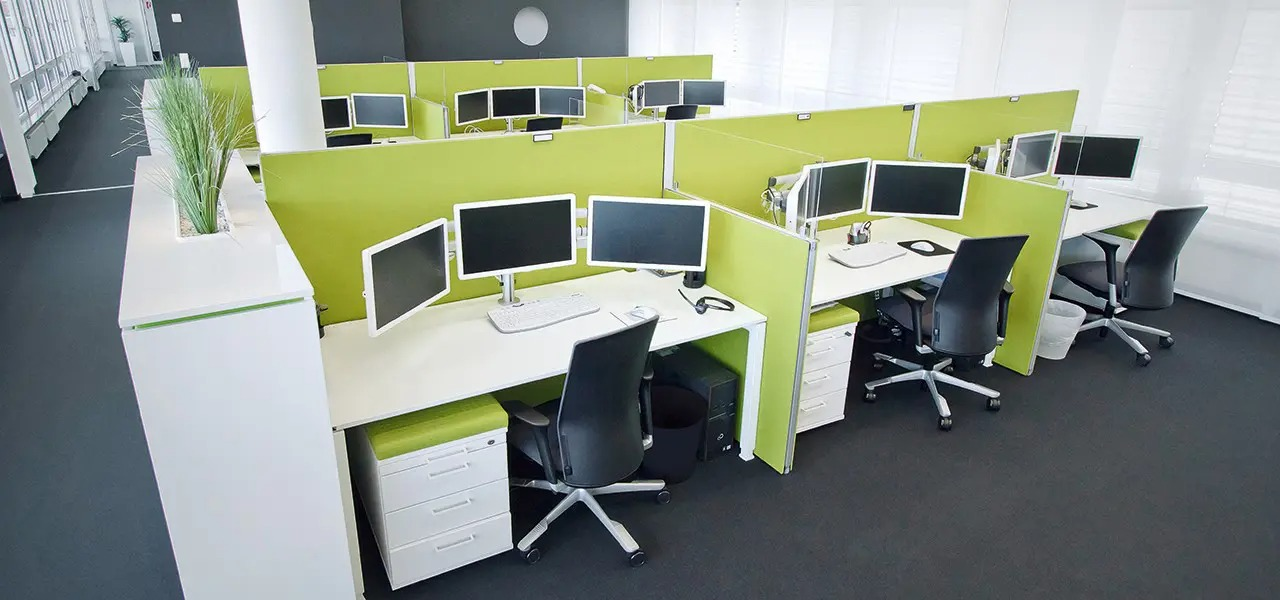
#> input picture büro/WhatsApp Image 2025-10-21 at 11.06.16 (1).jpeg, 1280 x 600 px; its folder holds only this picture in this run
$ python mittag_video.py
#> lines starting #> are read from the running program, lines starting #| are printed output that depends on the picture
import os
import cv2
import random
import subprocess
import numpy as np
from tqdm import tqdm
import librosa

# --- Configuration ---
SOURCE_DIR = "büro"      # The folder with images to transition to
AUDIO_INPUT_PATH = "audio_input/beat_full.mpeg" # Path to the beat audio file
OUTPUT_VIDEO_PATH = "mittag.mp4"
TILE_SIZE = (50, 50)        # The size (width, height) of each tile
OUTPUT_DIMS = (900, 1600)     # The dimensions (width, height) of the final video

# --- Video Animation Configuration ---
VIDEO_DURATION_SECONDS = 92 # Ends at 1:32
FPS = 30
# Rate of tiles to replace per beat (starts low, ends high)
START_REPLACEMENT_RATE = 1.0 # At least one tile per beat
END_REPLACEMENT_RATE = 5.0


def detect_beats(audio_path, fps):
    """
    Detects beat onsets in an audio file and returns the corresponding frame numbers.
    """
    if not os.path.exists(audio_path):
        print(f"Error: Audio file not found at '{audio_path}'. No beat detection will occur.")
        return set()

    try:
        print(f"Loading audio from '{audio_path}' to detect beats...")
        y, sr = librosa.load(audio_path)
        # Detect onsets and get their times in seconds.
        # The 'units' parameter makes it return timestamps directly.
        onset_times = librosa.onset.onset_detect(y=y, sr=sr, units='time')

        # Convert beat times (in seconds) to frame numbers
        beat_frames = {int(time * fps) for time in onset_times}
        print(f"Detected {len(beat_frames)} beats.")
        return beat_frames
    except Exception as e:
        print(f"Could not process audio file: {e}")
        return set()


def load_and_resize_images(directory, size):
    """Loads images from a directory and resizes them to the target tile size."""
#> called with directory = 'büro', size = (50, 50)
    if not os.path.exists(directory):
        print(f"Error: Source directory '{directory}' not found.")
        return []

    source_paths = [os.path.join(directory, f) for f in os.listdir(directory) if os.path.isfile(os.path.join(directory, f))]
    if not source_paths:
        print(f"Error: No images found in '{directory}'.")
        return []

    resized_images = []
    print(f"Loading and resizing images from '{directory}'...")
    for path in tqdm(source_paths, desc=f"Processing {os.path.basename(directory)}"):
        img = cv2.imread(path)
#> img is the input picture: shape (600, 1280, 3); mean B, G, R 133.3, 144.4, 136.5
        if img is not None:
            # Resize the image to fit the tile size
            resized_img = cv2.resize(img, size)
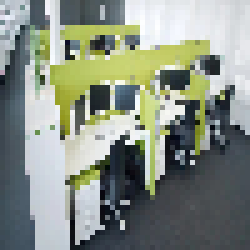
#> resized_img: shape (50, 50, 3) (shown 5 times larger); mean B, G, R 133.1, 143.9, 136.1
            resized_images.append(resized_img)

    print(f"Loaded {len(resized_images)} valid source images from '{directory}'.")
#| Loaded 1 valid source images from 'büro'.
    return resized_images


def create_tiled_transition_video():
    """
    Creates a video of a mosaic where tiles (full images) are replaced at an
    accelerating rate, transitioning from one source folder to another.
    """
    tile_width, tile_height = TILE_SIZE
    output_width, output_height = OUTPUT_DIMS

    # --- Pre-load and Resize Source Images ---
    source_images = load_and_resize_images(SOURCE_DIR, TILE_SIZE)
#> source_images = 1 item

    if not source_images:
        print("Error: Could not load images from the source directory. Exiting.")
        return

    # --- Detect Beats from Audio ---
    beat_frames = detect_beats(AUDIO_INPUT_PATH, FPS)

    # --- Create Initial White Canvas & Store Tile Positions ---
    output_image = np.full((output_height, output_width, 3), 255, dtype=np.uint8)
    tile_positions = []

    print("Building grid of tile positions...")
    for y in range(0, output_height, tile_height):
        for x in range(0, output_width, tile_width):
            end_y, end_x = y + tile_height, x + tile_width
            if end_y <= output_height and end_x <= output_width:
                tile_positions.append({'x': x, 'y': y})

    # --- Setup Video Writer ---
    fourcc = cv2.VideoWriter_fourcc(*'mp4v')
    video_writer = cv2.VideoWriter(
        OUTPUT_VIDEO_PATH, fourcc, FPS, (output_width, output_height))

    # --- Generate Video Frames ---
    total_frames = int(VIDEO_DURATION_SECONDS * FPS)
    with tqdm(total=total_frames, desc="Generating Video") as pbar:
        for frame_num in range(total_frames):
            # Only perform replacements on beat frames
            if frame_num in beat_frames:
                # Calculate progress for transition and replacement rate
                progress = frame_num / total_frames

                # Replacement rate accelerates over time
                current_rate = START_REPLACEMENT_RATE + \
                    (END_REPLACEMENT_RATE - START_REPLACEMENT_RATE) * progress

                # Probabilistically determine the number of tiles to replace on this beat
                guaranteed_replacements = int(current_rate)
                fractional_chance = current_rate - guaranteed_replacements
                additional_replacement = 1 if random.random() < fractional_chance else 0
                tiles_to_replace = guaranteed_replacements + additional_replacement

                # Randomly select and replace tiles
                for _ in range(tiles_to_replace):
                    if not tile_positions:
                        continue

                    # Pick a random tile position to update
                    pos_info = random.choice(tile_positions)
                    x, y = pos_info['x'], pos_info['y']

                    # Always pick a new tile from the source directory
                    new_tile = random.choice(source_images)

                    # Place the new tile on the canvas
                    output_image[y:y+tile_height, x:x+tile_width] = new_tile

            # Write the (potentially updated) frame to the video
            video_writer.write(output_image)
            pbar.update(1)
#> output_image: shape (1600, 900, 3); every value is 255

    # --- Finalize ---
    video_writer.release()
    print(f"✅ Animation complete! Video saved as '{OUTPUT_VIDEO_PATH}'.")

    # Convert to a more compatible H.264 format using ffmpeg
    print("Converting video to a more compatible format with ffmpeg...")
    temp_output_path = "output_final_tiled.mp4"
    # Add the audio to the final video during the ffmpeg conversion
    final_video_with_audio_path = "mittag_with_audio.mp4"
    try:
        ffmpeg_command = [
            'ffmpeg',
            '-i', OUTPUT_VIDEO_PATH,      # Input video
            '-i', AUDIO_INPUT_PATH,       # Input audio
            '-c:v', 'libx264',            # Video codec
            '-c:a', 'aac',                # Audio codec
            '-b:a', '192k',               # Audio bitrate
            '-shortest',                  # Finish encoding when the shortest input stream ends
            '-preset', 'medium',
            '-crf', '23',
            '-pix_fmt', 'yuv420p',
            '-movflags', '+faststart',
            '-y',
            final_video_with_audio_path
        ]

        # If audio file doesn't exist, create video without it
        if not os.path.exists(AUDIO_INPUT_PATH):
            print("Audio file not found, creating video without audio.")
            ffmpeg_command = [
                'ffmpeg', '-i', OUTPUT_VIDEO_PATH, '-c:v', 'libx264', '-preset', 'medium',
                '-crf', '23', '-pix_fmt', 'yuv420p', '-movflags', '+faststart', '-y',
                final_video_with_audio_path
            ]

        subprocess.run(ffmpeg_command, check=True, capture_output=True, text=True)

        os.remove(OUTPUT_VIDEO_PATH) # remove the silent intermediate file
        os.rename(final_video_with_audio_path, OUTPUT_VIDEO_PATH) # rename final video
        print(f"✅ Video processing complete. Final output with audio: '{OUTPUT_VIDEO_PATH}'")
    except (subprocess.CalledProcessError, FileNotFoundError) as e:
        print(f"--- FFMPEG failed or not found: {e}")
        print(f"The unconverted file is still available at '{OUTPUT_VIDEO_PATH}'")


if __name__ == "__main__":
#> (the run stopped early here; a loop or call above may not have finished)
